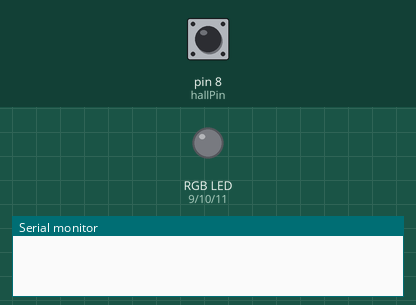
Recording of a sketch running on a simulated Arduino Uno, built with avr-gcc and run on an emulated ATmega328P. Parts: an RGB LED mixed from three pins (HIGH = lit), the last lines printed to the serial monitor. The test bench sets the inputs (shaded band); at power-on: pin 8 (hallPin) HIGH.

Above: at 1.2 s.
1.3 s: pin 8 (hallPin) driven LOW
At 2.1 s:
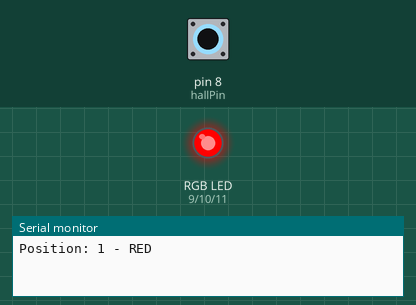
2.8 s: pin 8 (hallPin) pulsed HIGH 5 times (0.12 s each, 0.3 s apart)
At 3.42 s:
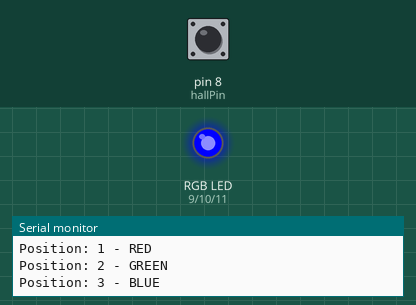
At 5.0 s:
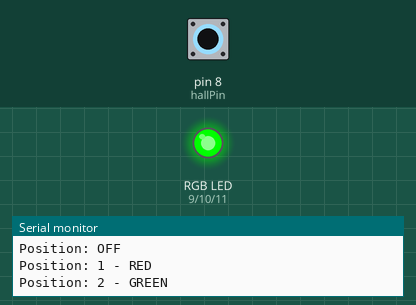
Timing chart, 0 to 6.5 s (numbered marks = the images above; inputs shaded):
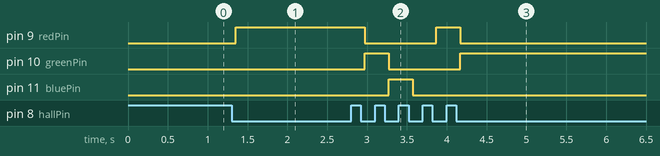

The sketch:

HallSensor_02.ino
```cpp
// 홀센서가 자기장을 한번 감지할 때마다 RGB-LED의 색상이 RED, GREEN, BLUE 순서로 변한다
// 프로그램을 실행하고 자석을 한번씩 갖다 댈 때마다 LED 색상이 변하는지 확인한다

// 핀 정의
const int hallPin = 8;     // 홀센서가 연결된 D8
const int redPin = 9;      // RGB LED의 RED가 연결된 D9
const int greenPin = 10;   // RGB LED의 GREEN이 연결된 D10
const int bluePin = 11;    // RGB LED의 BLUE가 연결된 D11

// 변수 선언
int hallState = 0;         // 현재 홀센서 상태
int lastHallState = HIGH;  // 이전 홀센서 상태
int position = 0;          // 현재 위치 (0: 초기, 1: 첫 번째, 2: 두 번째, 3: 세 번째)

// 디바운싱 변수
unsigned long lastDebounceTime = 0;  // 마지막 디바운스 시간
unsigned long debounceDelay = 50;    // 디바운스 지연 시간 (밀리초)

void setup() {
  // 핀 모드 설정
  pinMode(hallPin, INPUT);   // 홀센서 입력 (내부 풀업 저항 사용 안 함)
  pinMode(redPin, OUTPUT);
  pinMode(greenPin, OUTPUT);
  pinMode(bluePin, OUTPUT);

  // 초기 LED 상태 (꺼짐)
  digitalWrite(redPin, LOW);
  digitalWrite(greenPin, LOW);
  digitalWrite(bluePin, LOW);

  // 시리얼 통신 시작 (디버깅용, 선택 사항)
  Serial.begin(9600);
}

void loop() {
  // 홀센서 상태 읽기
  int reading = digitalRead(hallPin);

  // 상태가 변경되었는지 확인
  if (reading != lastHallState) {
    // 디바운스 타이머 리셋
    lastDebounceTime = millis();
  }

  // 디바운스 지연 시간 확인
  if ((millis() - lastDebounceTime) > debounceDelay) {
    // 실제 상태가 변경되었는지 확인
    if (reading != hallState) {
      hallState = reading;

      // 자석이 감지되었을 때 (LOW 상태)
      if (hallState == LOW) {
        // 위치 증가 (0~3 순환)
        position = (position + 1) % 4;

        // 위치에 따른 LED 제어
        switch (position) {
          case 0:  // 초기 상태 (꺼짐)
            digitalWrite(redPin, LOW);
            digitalWrite(greenPin, LOW);
            digitalWrite(bluePin, LOW);
            Serial.println("Position: OFF");
            break;
          case 1:  // 첫 번째 자석 - RED
            digitalWrite(redPin, HIGH);
            digitalWrite(greenPin, LOW);
            digitalWrite(bluePin, LOW);
            Serial.println("Position: 1 - RED");
            break;
          case 2:  // 두 번째 자석 - GREEN
            digitalWrite(redPin, LOW);
            digitalWrite(greenPin, HIGH);
            digitalWrite(bluePin, LOW);
            Serial.println("Position: 2 - GREEN");
            break;
          case 3:  // 세 번째 자석 - BLUE
            digitalWrite(redPin, LOW);
            digitalWrite(greenPin, LOW);
            digitalWrite(bluePin, HIGH);
            Serial.println("Position: 3 - BLUE");
            break;
        }
      }
    }
  }

  // 현재 상태를 이전 상태로 저장
  lastHallState = reading;
}
```

Measured:
- after the input at 1.3 s, pin 9 (redPin): LOW → HIGH after 0.05 s
- after the input at 2.8 s, pin 9 (redPin): HIGH → LOW after 0.17 s, → HIGH 0.90 s later, → LOW 0.30 s later; pin 10 (greenPin): LOW → HIGH after 0.17 s, → LOW 0.30 s later, → HIGH 0.90 s later; pin 11 (bluePin): LOW → HIGH after 0.47 s, → LOW 0.30 s later
